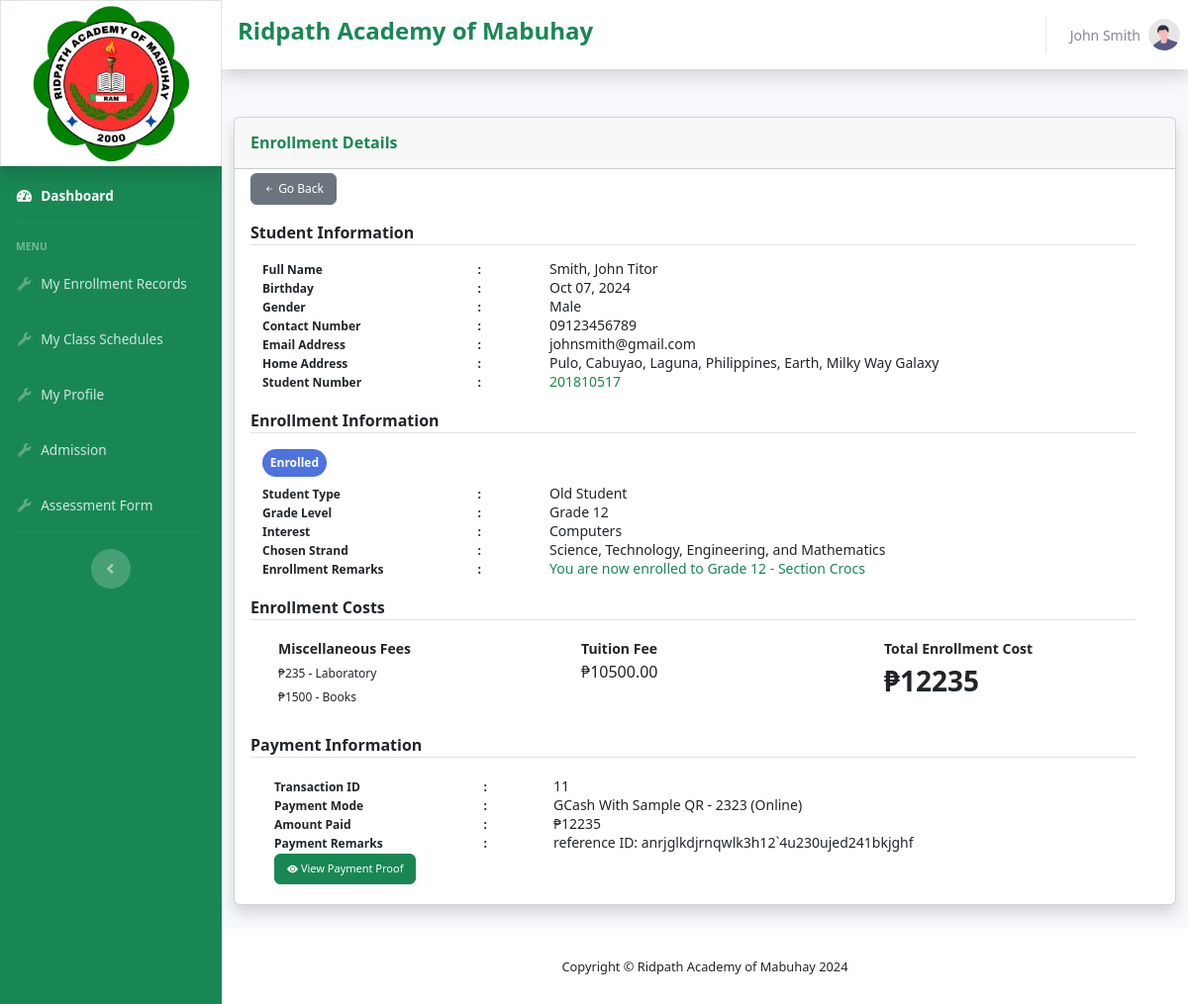
The page /student/studentenrollmentdetails.php?enrollmentID=22 (signed in) on the database as committed earlier.
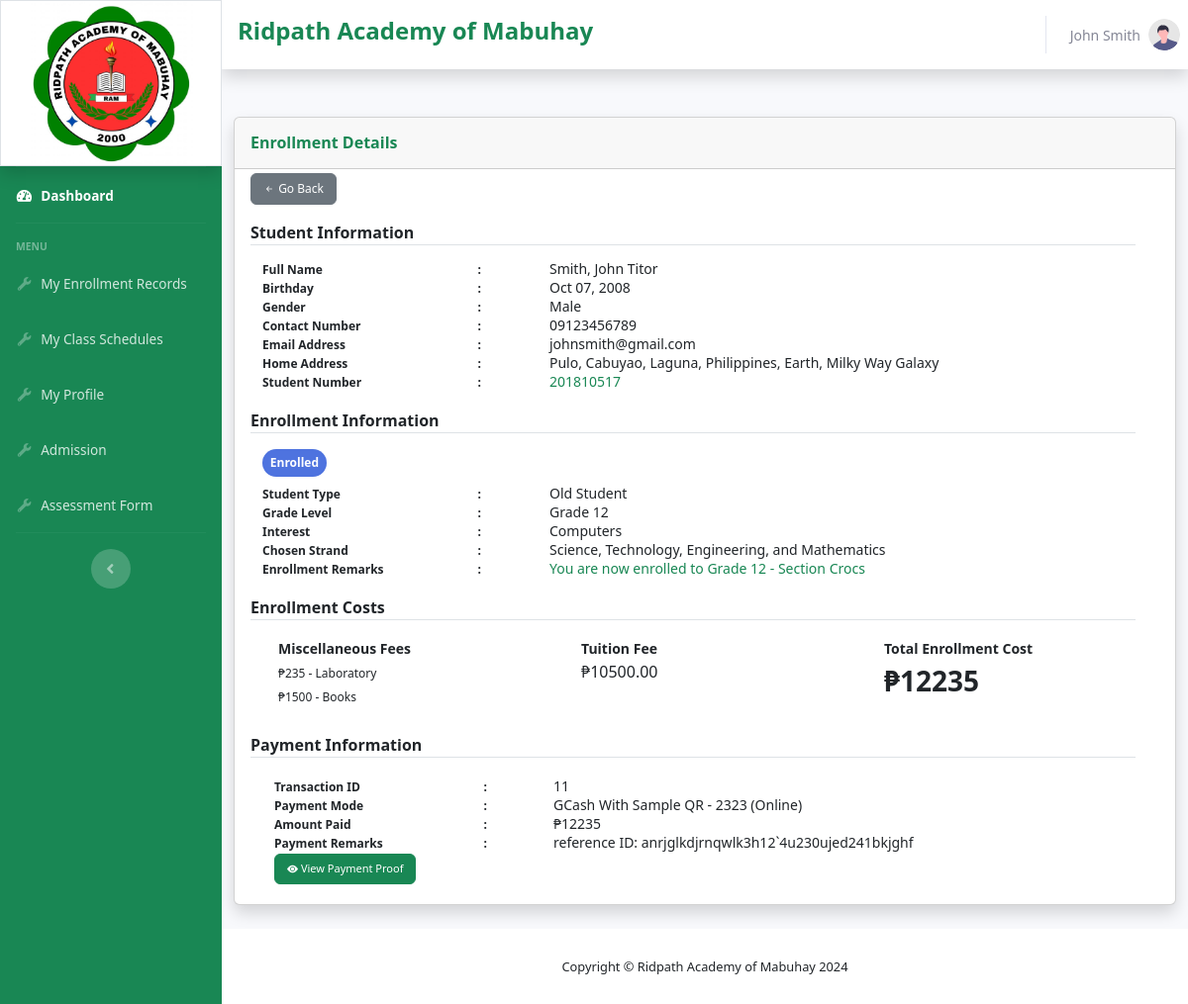
The same page on the database as committed later.
### tables this page shows
CREATE TABLE `enrollmentrecords` (
  `enrollmentID` int(254) NOT NULL,
  `studentID` int(254) NOT NULL,
  `strandID` int(254) NOT NULL,
  `enrollmentStatusID` int(254) NOT NULL,
  `studentTypeID` int(10) NOT NULL,
  `schoolYearID` int(254) NOT NULL,
  `transactionID` int(254) NOT NULL,
  `gradelevel` varchar(5) NOT NULL,
  `interest` varchar(254) NOT NULL,
  `enrollmentremarks` varchar(500) NOT NULL
);

CREATE TABLE `students` (
  `tempID` int(254) NOT NULL,
  `firstname` varchar(100) NOT NULL,
  `middlename` varchar(100) NOT NULL,
  `lastname` varchar(100) NOT NULL,
  `birthday` varchar(20) NOT NULL,
  `gender` varchar(10) NOT NULL,
  `address` varchar(500) NOT NULL,
  `email` varchar(100) NOT NULL,
  `contactnumber` varchar(100) NOT NULL,
  `studentnumber` varchar(100) NOT NULL,
  `password` varchar(254) NOT NULL,
  `userRole` int(10) NOT NULL,
  `isassignedtosection` int(2) NOT NULL DEFAULT 0,
  `isactive` varchar(10) NOT NULL,
  `profileimgurl` varchar(400) NOT NULL
);

CREATE TABLE `enrollmentstatus` (
  `statusID` int(254) NOT NULL,
  `statusname` varchar(254) NOT NULL
);

CREATE TABLE `studenttype` (
  `studentTypeID` int(10) NOT NULL,
  `studenttypedescription` varchar(200) NOT NULL
);

CREATE TABLE `strands` (
  `strandID` int(254) NOT NULL,
  `strandname` varchar(254) NOT NULL,
  `abbreviation` varchar(254) NOT NULL,
  `isactive` varchar(10) NOT NULL
);

CREATE TABLE `tuitionfees` (
  `tuitionID` int(254) NOT NULL,
  `strandID` int(254) NOT NULL,
  `amount` int(254) NOT NULL
);

### student/studentenrollmentdetails.php (the view, shortened to what the changed rows need)
<?php
require '../shared/header_student.php';
$enrollmentID = $_GET['enrollmentID'];
$fetchQuery = "SELECT * FROM enrollmentrecords ER
LEFT JOIN  students ST ON ST.tempID = ER.studentID
LEFT JOIN enrollmentstatus ES ON ER.enrollmentStatusID = ES.statusID
LEFT JOIN strands SD ON SD.strandID = ER.strandID
LEFT JOIN tuitionfees TF ON TF.strandID = SD.strandID
LEFT JOIN studenttype SP ON ER.studentTypeID = SP.studentTypeID
WHERE ER.enrollmentID = '$enrollmentID'";
$fetchedData = mysqli_query($conn, $fetchQuery);
$DataArray = mysqli_fetch_assoc($fetchedData);
$firstname = $DataArray['firstname'];
$middlename = $DataArray['middlename'];
$lastname = $DataArray['lastname'];
$email = $DataArray['email'];
$contactnumber = $DataArray['contactnumber'];
$strandname = $DataArray['strandname'];
$tuitionfee = $DataArray['amount'];
$enrollmentstatus = $DataArray['statusname'];
$interest = $DataArray['interest'];
$gradelevel = $DataArray['gradelevel'];
$gender = $DataArray['gender'];
$birthday = date('M d, Y', strtotime($DataArray['birthday']));
$address = ($DataArray['address'] != null ) ? $DataArray['address']  : 'Not yet defined';
$studenttype = $DataArray['studenttypedescription'];
$enrollmentremarks = $DataArray['enrollmentremarks'];
$studentnumber = ($DataArray['studentnumber'] != null) ? $DataArray['studentnumber'] : 0;
?>
                <div class="container-fluid">
                    <div class="row">
                        <div class="col-xl-12 col-lg-12">
                            <div class="card shadow mb-4">
                                <div class="card-body">
                                <div class="row w-100">
                                    <div class="col-12">
                                        <div class="container-fluid mb-1">
                                            <div class="row w-100" style="margin-top: -5px;">
                                                <div class="col-8">
                                                    <small><?php echo $lastname.', '.$firstname.' '.$middlename; ?></small>
                                                </div>
                                            </div>
                                            <div class="row w-100" style="margin-top: -5px;">
                                                <div class="col-8">
                                                <small><?php echo $birthday; ?></small>
                                                </div>
                                            </div>
                                            <div class="row w-100" style="margin-top: -5px;">
                                                <div class="col-8">
                                                <small><?php echo $gender; ?></small>
                                                </div>
                                            </div>
                                            <div class="row w-100" style="margin-top: -5px;">
                                                <div class="col-8">
                                                <small><?php echo $contactnumber; ?></small>
                                                </div>
                                            </div>
                                            <div class="row w-100" style="margin-top: -5px;">
                                                <div class="col-8">
                                                    <small><?php echo $email; ?></small>
                                                </div>
                                            </div>
                                            <div class="row w-100" style="margin-top: -5px;">
                                                <div class="col-8">
                                                <small><?php echo $address; ?></small>
                                                </div>
                                            </div>
                                            <div class="row w-100" style="margin-top: -5px;">
                                                <div class="col-8">
                                                <small class="text-success"><?php echo $studentnumber; ?></small>
                                                </div>
                                            </div>
                                        </div>
                                        <div class="container mb-1">
                                            <div class="row w-100">
                                                <div class="col">
                                                    <span class="badge badge-primary py-0" style="border-radius: 15px;"><p class="fw-bold text-white text-center my-2"><?php echo $enrollmentstatus; ?></p></span>
                                                </div>
                                            </div>
                                            <div class="row w-100 mt-1">
                                                <div class="col-8">
                                                    <small><?php echo $studenttype; ?></small>
                                                </div>
                                            </div>
                                            <div class="row w-100" style="margin-top: -5px;">
                                                <div class="col-8">
                                                    <small><?php echo 'Grade '.$gradelevel; ?></small>
                                                </div>
                                            </div>
                                            <div class="row w-100" style="margin-top: -5px;">
                                                <div class="col-8">
                                                    <small><?php echo $interest; ?></small>
                                                </div>
                                            </div>
                                            <div class="row w-100" style="margin-top: -5px;">
                                                <div class="col-8">
                                                    <small><?php echo $strandname; ?></small>
                                                </div>
                                            </div>
                                            <div class="row w-100" style="margin-top: -5px;">
                                                <div class="col-8">
                                                    <small class="text-success"><?php echo $enrollmentremarks; ?></small>
                                                </div>
                                            </div>
                                        </div>
                                        <div class="row" id="enrollmentcost-container">
                                            <div class="col-4">
                                                <div class="container">
                                                    <div class="row mx-1">
                                                        <div class="col">
                                                            <p>₱<span id="tuitionfeetext"><?php echo $tuitionfee; ?>.00</span></p>
                                                        </div>
                                                    </div>
                                                </div>
                                            </div>
                                        </div>
                                    </div>
                                </div>
                                </div>
                            </div>
                        </div>
                    </div>
                </div>
            </div>
<?php
    require '../shared/footer.php';
?>

Rows that differ between the two databases and show on the page:
changed through a linked row, enrollmentrecords "Computers": studentID.birthday "Oct 07, 2024" → "Oct 07, 2008"
